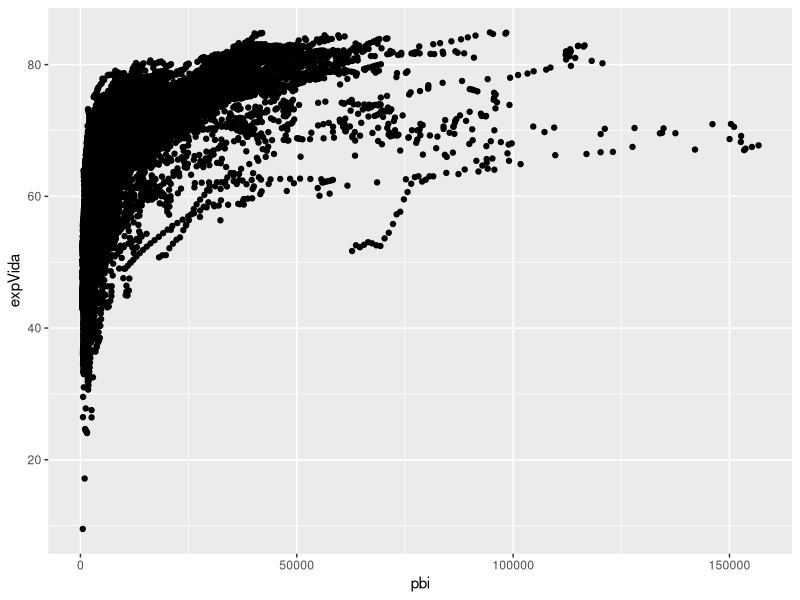
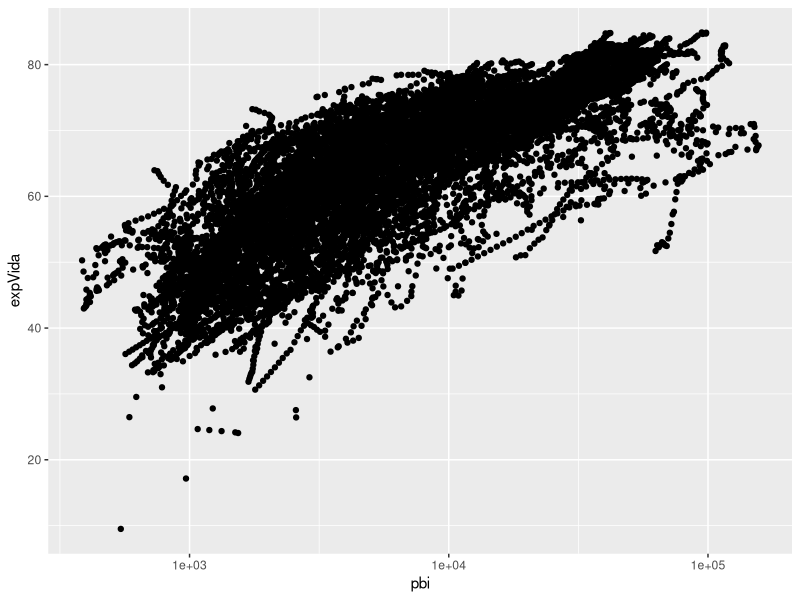
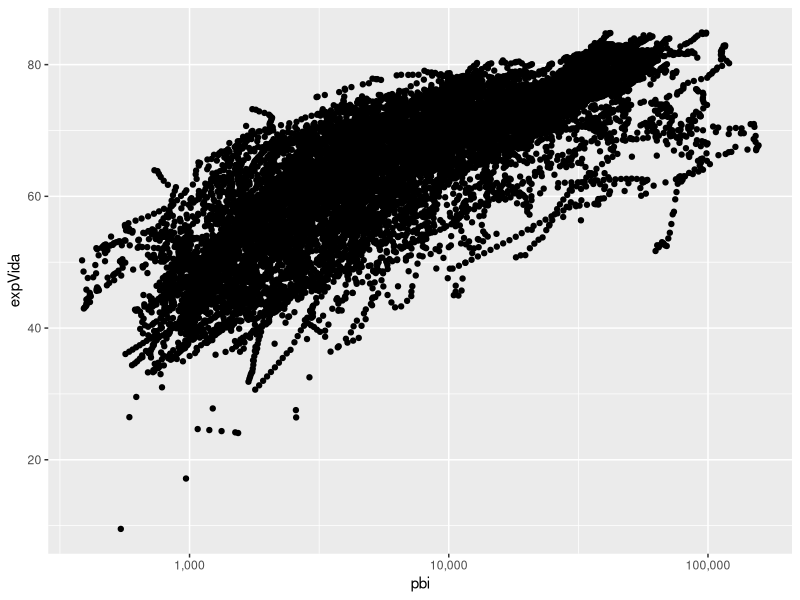
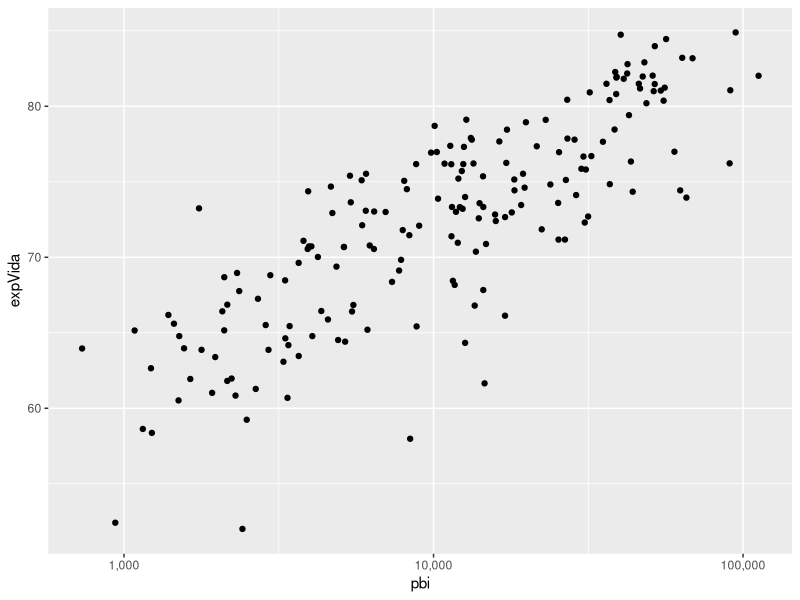
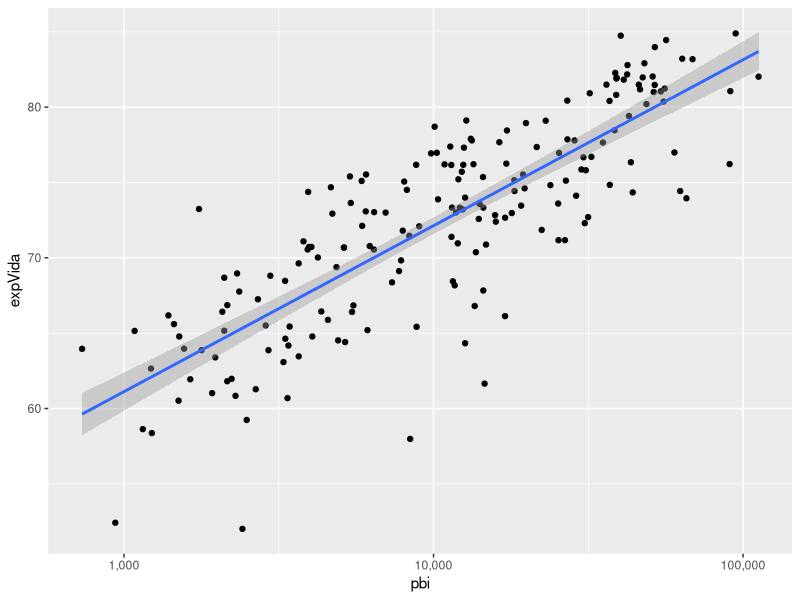
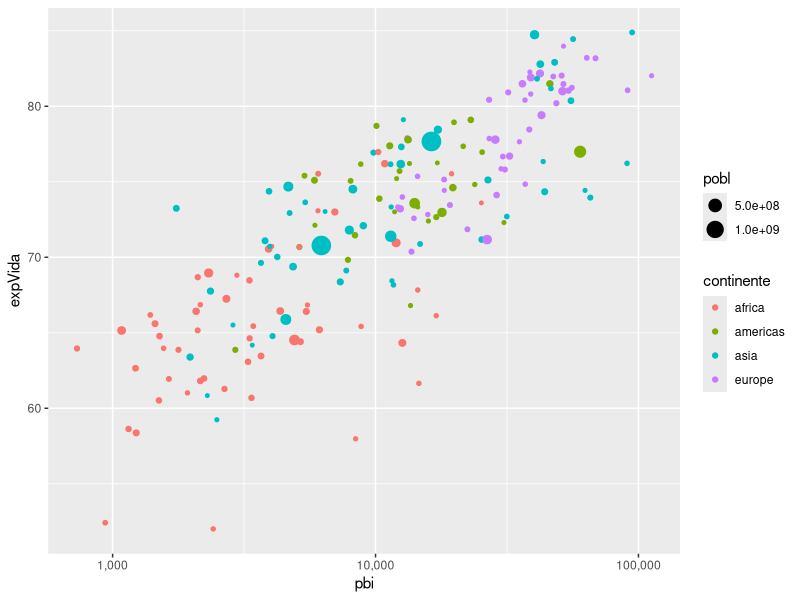
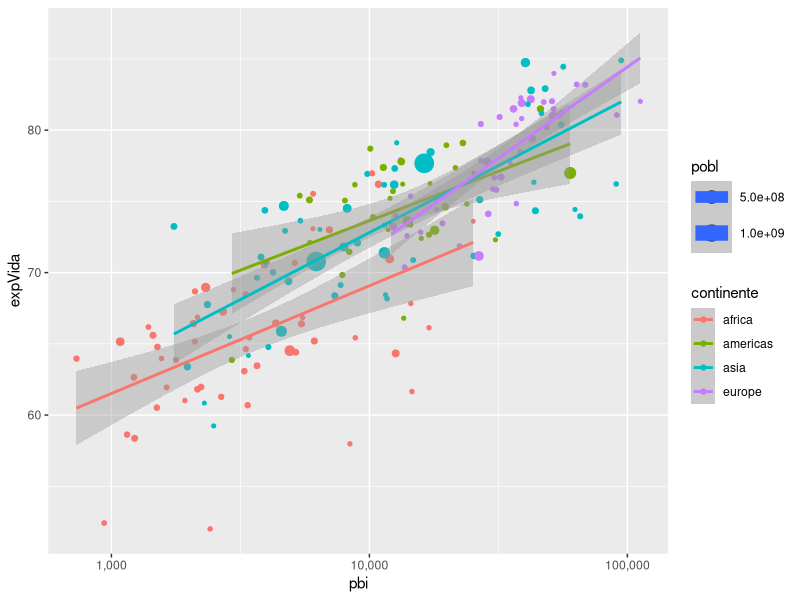
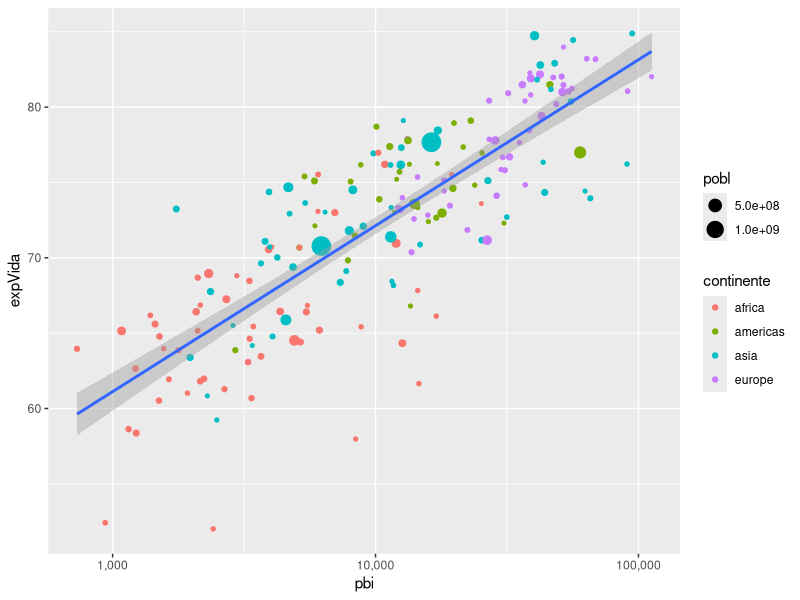

Write R code to recreate these figures, in order.
## ---- chunk 1
library(ggplot2)
library(dplyr)

gapminder  <- readr::read_csv("./data/clean_gapminder.csv")
## ---- chunk 2
head(gapminder)
## ---- chunk 3
ggplot(gapminder, aes(x = pbi, y = expVida)) +
  geom_point()
## ---- chunk 4
ggplot(gapminder, aes(x = pbi, y = expVida)) +
  geom_point() +
  scale_x_log10()
## ---- chunk 5
ggplot(gapminder, aes(x = pbi, y = expVida)) +
  geom_point() +
  scale_x_log10(labels=scales::comma)

## ---- chunk 6
ggplot(filter(gapminder, year == 2020), aes(x = pbi, y = expVida)) +
  geom_point() +
  scale_x_log10(labels=scales::comma)
## ---- chunk 7
ggplot(filter(gapminder, year == 2020), aes(x = pbi, y = expVida)) +
  geom_point() +
  geom_smooth(method = "lm") +
  scale_x_log10(labels=scales::comma)
## ---- chunk 8
ggplot(filter(gapminder, year == 2020), 
       aes(x = pbi, y = expVida, size = pobl, color = continente)) +
  geom_point() +
  scale_x_log10(labels=scales::comma)
## ---- chunk 9
ggplot(filter(gapminder, year == 2020), 
       aes(x = pbi, y = expVida, size = pobl, color = continente)) +
  geom_point() +
  geom_smooth(method = "lm")+ 
  scale_x_log10(labels=scales::comma)
## ---- chunk 10
ggplot(filter(gapminder, year == 2020), 
       aes(x = pbi, y = expVida)) +
  geom_point(aes(size = pobl, color = continente)) +
  geom_smooth(method = "lm")+
  scale_x_log10(labels=scales::comma)
## ---- chunk 11
ggplot(filter(gapminder, year == 2020), 
       aes(x = pbi, y = expVida, size = pobl, color = continente)) +
  geom_point() +
  scale_x_log10(labels = scales::comma) +
  guides(size = "none", color = "none")
## ---- chunk 12
ggplot(filter(gapminder, year == 2020), 
       aes(x = pbi, y = expVida, size = pobl, color = continente)) +
  geom_point() +
  scale_x_log10(labels=scales::comma) 

## ---- chunk 13
ggplot(filter(gapminder, year == 2020), 
       aes(x = pbi, y = expVida, size = pobl/1000000, color = continente)) +
  geom_point() +
  scale_x_log10(labels=scales::comma)
## ---- chunk 14
color_continentes <- c(
  "europe"   = "darkorange",
  "asia"     = "red",
  "africa"   = "blue",
  "americas" = "yellow",
  "oceania"  = "purple"
)
## ---- chunk 15
ggplot(filter(gapminder, year == 2020), 
       aes(x = pbi, y = expVida, size = pobl/1000000, color = continente)) +
  geom_point() +
  scale_x_log10(labels=scales::comma) +
  scale_colour_manual(values = color_continentes)
## ---- chunk 16
ggplot(filter(gapminder, year == 2020), 
       aes(x = pbi, y = expVida, size = pobl/1000000, color = continente)) +
  geom_point() +
  scale_x_log10(labels=scales::comma) +
  scale_colour_manual(values = color_continentes) + 
  theme_dark()
## ---- chunk 17
ggplot(filter(gapminder, year == 2020), 
       aes(x = pbi, y = expVida, size = pobl/1000000, color = continente)) +
  geom_point() +
  scale_x_log10(labels=scales::comma) +
  scale_colour_manual(values = color_continentes) + 
  theme_dark()+
  theme(legend.position = "bottom")
## ---- chunk 18
ggplot(filter(gapminder, year == 2020), 
       aes(x = pbi, y = expVida, size = pobl/1000000, color = continente)) +
  geom_point() +
  scale_x_log10(labels = scales::comma) +
  scale_colour_manual(values = color_continentes) + 
  theme_minimal()
## ---- chunk 19
library(ggrepel)
ggplot(filter(gapminder, year == 2020), 
       aes(x = pbi, y = expVida, size = pobl/1000000, color = continente)) +
  geom_point() + 
  geom_text_repel(data = gapminder %>% filter(year == 2020 & continente == "americas"), 
                  aes(x = pbi, y = expVida, label = pais), inherit.aes = FALSE)+
  scale_x_log10(labels=scales::comma) +
  scale_colour_manual(values = color_continentes) + 
  theme_minimal()
## ---- chunk 20
ggplot(filter(gapminder, year == 2020), 
       aes(x = pbi, y = expVida, size = pobl/1000000, color = continente)) +
  geom_point() +
  scale_x_log10(labels = scales::comma) +
  scale_colour_manual(values = color_continentes) + 
  theme_minimal() +
  labs(title = "Riqueza vs. salud en los países del mundo", subtitle = "según datos 2020")
## ---- chunk 21
ggplot(filter(gapminder, year == 2020), 
       aes(x = pbi, y = expVida)) +
  geom_point(aes(size = pobl/1000000, color = continente)) +
  scale_x_log10(labels = scales::comma) +
  scale_colour_manual(values = color_continentes) + 
  theme_minimal() +
  labs(title = "Riqueza vs. salud en los países del mundo", 
       subtitle = "según datos 2020",
       size = "población (millones)", 
       x = "PBI per capita (USD)", 
       y = "expectativa de vida en años")

## ---- chunk 22
library(ggtext)

ggplot(filter(gapminder, year == 2020), 
       aes(x = pbi, y = expVida)) +
  geom_point(aes(size = pobl/1000000, color = continente)) +
  scale_x_log10(labels = scales::comma) +
  scale_colour_manual(values = color_continentes) + 
  theme_minimal() +
  labs(title = "Riqueza vs. salud en los países del mundo", 
       subtitle = "según datos 2020",
       size = "población (millones)", 
       x = "**PBI per capita** (USD)", 
       y = "**expectativa de vida** en años")+
 theme(plot.title = element_markdown(face = 'bold'),
 axis.title.x = element_markdown(),
 axis.title.y = element_markdown())

## ---- chunk 23
ggplot(filter(gapminder, year == 2020), 
       aes(x = pbi, y = expVida, size = pobl/1000000, color = continente)) +
  geom_point() +
  scale_x_log10(labels=scales::comma) +
  scale_colour_manual(values = color_continentes) + 
  theme_minimal() +
  labs(title = "Riqueza vs. salud en los países del mundo", subtitle = "según datos 2020",
       size = "población (millones)", 
       x = "**PBI per capita** (USD)", 
       y = "**expectativa de vida** en años",
       caption = "*fuente: Gapminder*") +
   theme(plot.title = element_markdown(face = 'bold'),
         plot.caption = element_markdown(lineheight = 1.2),
   axis.title.x = element_markdown(),
   axis.title.y = element_markdown())


ggsave('grafico_gapminder.png', width = 8, height = 5)
## ---- chunk 24
library(gganimate)

ggplot(gapminder, 
       aes(x = pbi, y = expVida)) +
  geom_point(aes(size = pobl/1000000, color = continente)) +
  scale_x_log10(labels = scales::comma) +
  scale_colour_manual(values = color_continentes) + 
  theme_minimal() +
  labs(title = "Riqueza vs. salud en los países del mundo", 
       subtitle = "según datos 2020",
       size = "población (millones)", 
       x = "**PBI per capita** (USD)", 
       y = "**expectativa de vida** en años")+
 theme(plot.title = element_markdown(face = 'bold'),
 axis.title.x = element_markdown(),
 axis.title.y = element_markdown()) +
  transition_time(year)
